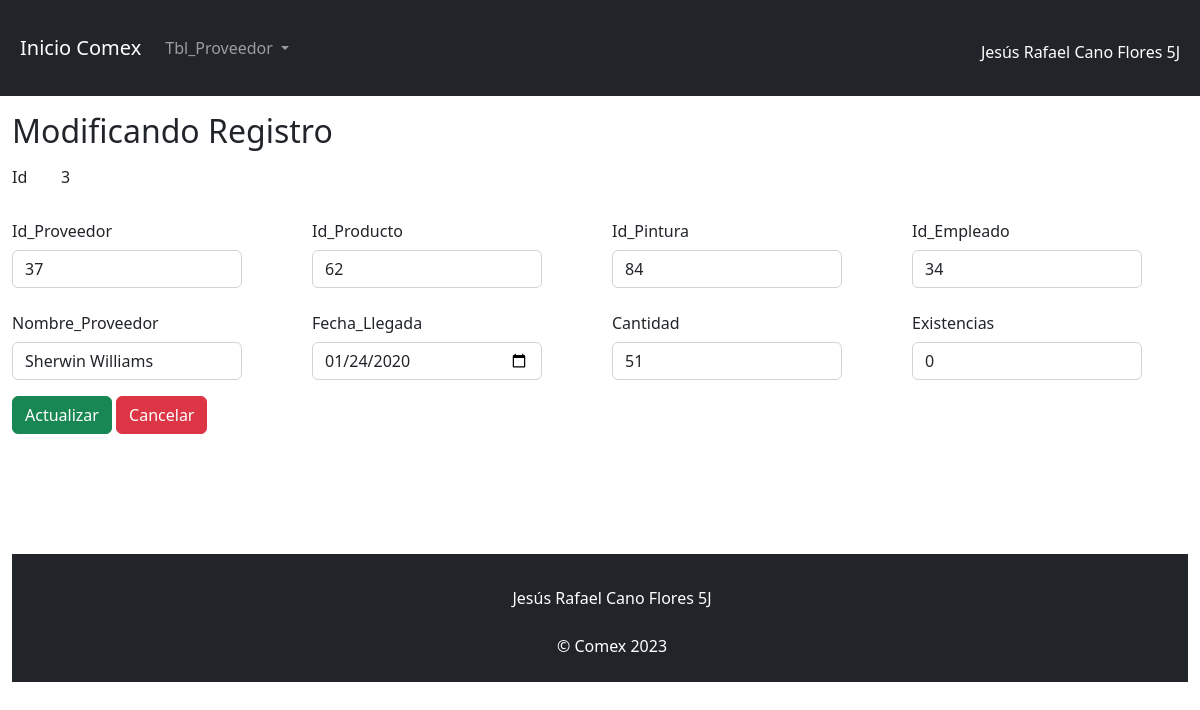
Page /view/username/edit.php?id=3 on the committed database.
### tables this page shows
CREATE TABLE `tbl_proveedor` (
  `id_proveedor` int(3) NOT NULL,
  `id_producto` int(3) NOT NULL,
  `id_pintura` int(3) NOT NULL,
  `id_empleado` int(3) NOT NULL,
  `nombre_proveedor` varchar(500) NOT NULL,
  `fecha_llegada` date NOT NULL,
  `cantidad` int(3) NOT NULL,
  `existencias` int(3) NOT NULL,
  `id` int(11) NOT NULL
);

### config/db.php (called while the page is built)
<?php
    class db{
        private $host= "localhost";
        private $dbname="bd_comex";
        private $user="root";
        private $password="";
        public function conexion(){
            try{
                $PDO = new PDO("mysql:host=".$this->host.";dbname=".$this->dbname,$this->user,$this->password);
                return $PDO;
            }catch(PDOException $e){
                return $e->getMessage();
            }
        }
    }
?>

### controller/usernameController.php (called while the page is built, shortened)
<?php
    class usernameController{
        private $model;
        public function __construct()
        {
            require_once("c://xampp/htdocs/proyecto/model/usernameModel.php");
            $this->model = new usernameModel();
        }
        public function show($id){
            return ($this->model->show($id) != false) ? $this->model->show($id) : header("Location:index.php");
        }
    }
?>

### model/usernameModel.php (called while the page is built, shortened)
<?php
    class usernameModel{
        private $PDO;
        public function __construct()
        {
            require_once("c://xampp/htdocs/proyecto/config/db.php");
            $con = new db();
            $this->PDO = $con->conexion();
        }
        public function show($id){
            $stament = $this->PDO->prepare("SELECT * FROM tbl_proveedor where id = :id limit 1");
            $stament->bindParam(":id",$id);
            return ($stament->execute()) ? $stament->fetch() : false ;
        }
    }
?>

### view/username/edit.php (the view)
<?php
    require_once("c://xampp/htdocs/proyecto/view/head/head.php");
    require_once("c://xampp/htdocs/proyecto/controller/usernameController.php");
    $obj = new usernameController();
    $user = $obj->show($_GET['id']);
?>
  <form action="update.php" method="post" autocomplete="off">
    <h2>Modificando Registro</h2>
    <div class=" row col-3 mb-3 ">
        <label for="staticEmail" class="col-sm-2 col-form-label">Id</label>
        <div class="col-sm-10">
        <input type="text" name="id" readonly class="form-control-plaintext" id="staticEmail" value="<?= $user[8]?>">
        </div>
    </div>
    <div class="row">
        <div class="col-3 mb-3">
            <label for="staticEmail" class="col-sm-2 col-form-label">Id_Proveedor</label>
            <div class="col-sm-10">
            <input min="1" type="number" name="id_proveedor"  class="form-control" id="staticEmail" value="<?= $user[0]?>">
            </div>
        </div>
        <div class="col-3 mb-3">
            <label for="inputPassword" class="col-sm-2 col-form-label">Id_Producto</label>
            <div class="col-sm-10">
                <input min="1"type="number" name="id_producto" class="form-control" id="inputPassword" value="<?= $user[1]?>">
            </div>
        </div>
        <div class="col-3 mb-3">
            <label for="staticEmail" class="col-sm-2 col-form-label">Id_Pintura</label>
            <div class="col-sm-10">
            <input min="1" type="number" name="id_pintura"  class="form-control" id="staticEmail" value="<?= $user[2]?>">
            </div>
        </div>
        <div class="col-3 mb-3">
            <label for="inputPassword" class="col-sm-2 col-form-label">Id_Empleado</label>
            <div class="col-sm-10">
                <input min="1" type="number" name="id_empleado" class="form-control" id="inputPassword" value="<?= $user[3]?>">
            </div>
        </div>
    <div>
    <div class="row">
        <div class="col-3 mb-3">
            <label for="staticEmail" class="col-sm-2 col-form-label">Nombre_Proveedor</label>
            <div class="col-sm-10">
            <input type="text" name="nombre_proveedor"  class="form-control" id="staticEmail" value="<?= $user[4]?>">
            </div>
        </div>
        <div class="col-3 mb-3">
            <label for="inputPassword" class="col-sm-2 col-form-label">Fecha_Llegada</label>
            <div class="col-sm-10">
                <input type="date" name="fecha_llegada" class="form-control" id="inputPassword" value="<?= $user[5]?>">
            </div>
        </div>
        <div class="col-3 mb-3">
            <label for="staticEmail" class="col-sm-2 col-form-label">Cantidad</label>
            <div class="col-sm-10">
            <input min="1" type="number" name="cantidad"  class="form-control" id="staticEmail" value="<?= $user[6]?>">
            </div>
        </div>
        <div class="col-3 mb-3">
            <label for="inputPassword" class="col-sm-2 col-form-label">Existencias</label>
            <div class="col-sm-10">
                <input min="0" type="number" name="existencias" class="form-control" id="inputPassword" value="<?= $user[7]?>">
            </div>
        </div>
    <div>
        <input type="submit" class="btn btn-success" value="Actualizar">
        <a class="btn btn-danger" href="show.php?id=<?= $user[0]?>">Cancelar</a>
    </div>
  </form>
<?php
    require_once("c://xampp/htdocs/proyecto/view/head/footer.php");
?>

### rows in the picture
tbl_proveedor: id "3", id_proveedor "37", id_producto "62", id_pintura "84", id_empleado "34", nombre_proveedor "Sherwin Williams", fecha_llegada "01/24/2020", cantidad "51", existencias "0"
